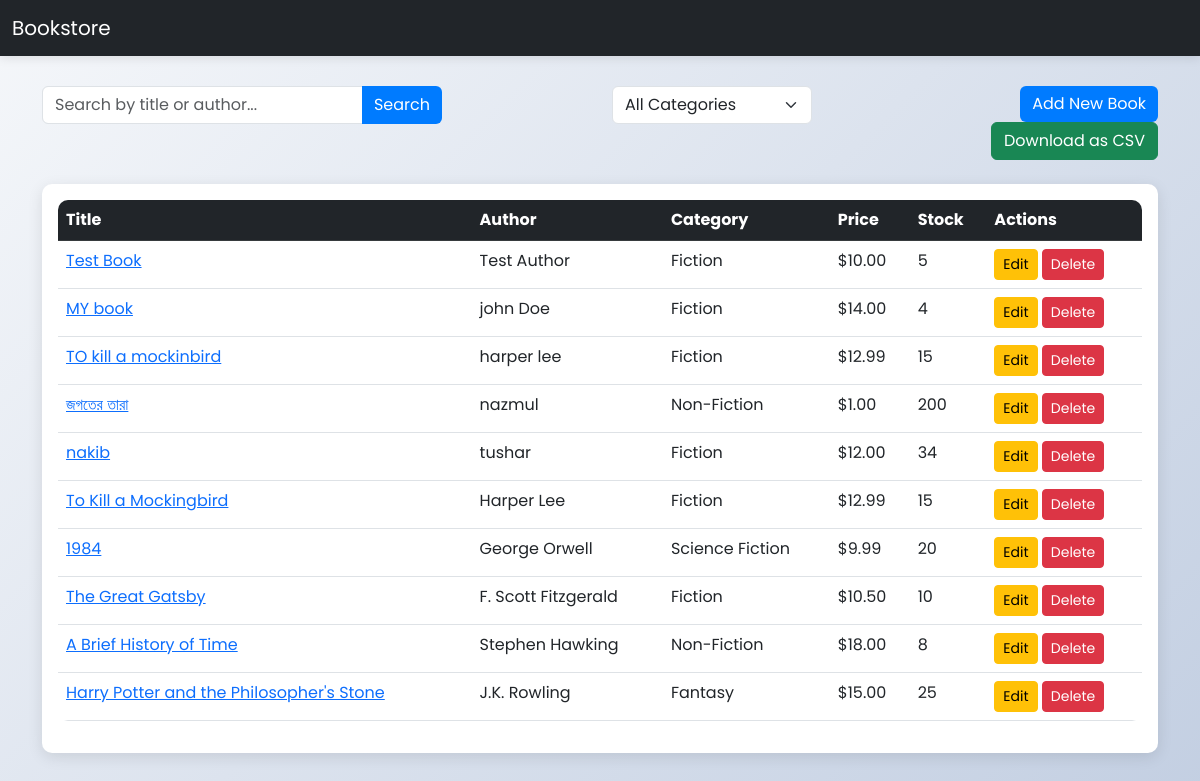
The page / on the database its author committed.
### books/models.py (models this page shows, shortened)
class Book(models.Model):
    title = models.CharField(max_length=200)
    author = models.CharField(max_length=200)
    category = models.ForeignKey(Category, on_delete=models.CASCADE)
    price = models.DecimalField(max_digits=6, decimal_places=2)
    stock = models.PositiveIntegerField()
    published_date = models.DateField()

class Category(models.Model):
    name = models.CharField(max_length=100)

### books/views.py (the view, shortened to what this page needs)
# urls.py: path('', views.book_list, name='book_list'),
def book_list(request):
    query = request.GET.get('q', '')
    category_id = request.GET.get('category', '')
    books = Book.objects.all()
    categories = Category.objects.all()
    if query:
        books = books.filter(Q(title__icontains=query) | Q(author__icontains=query))
    if category_id:
        books = books.filter(category_id=category_id)
    return render(request, 'books/book_list.html', {
        'books': books,
        'categories': categories,
        'query': query,
        'selected_category': category_id,
    })

### books/templates/books/book_list.html (shortened to what this page needs)
<!DOCTYPE html>
<html lang="en">
<head>
    <link href="https://cdn.jsdelivr.net/npm/bootstrap@5.3.0/dist/css/bootstrap.min.css" rel="stylesheet">
</head>
<body>
    <nav class="navbar navbar-expand-lg navbar-dark bg-dark">
        <div class="container-fluid">
            <a class="navbar-brand" href="#">Bookstore</a>
        </div>
    </nav>
    <div class="container">
        <div class="row mb-4">
            <div class="col-md-6">
                <form method="GET" class="input-group search-bar">
                    <input type="text" name="q" value="{{ query }}" class="form-control" placeholder="Search by title or author...">
                    <button type="submit" class="btn btn-primary">Search</button>
                </form>
            </div>
            <div class="col-md-3">
                <select name="category" class="form-select filter-select" onchange="this.form.submit()" form="filterForm">
                    <option value="">All Categories</option>
                </select>
            </div>
            <div class="col-md-3 text-end">
                <a href="{% url 'book_create' %}" class="btn btn-primary">Add New Book</a>
                <a href="?download=true" class="btn btn-success ms-2">Download as CSV</a>
            </div>
        </div>
        <div class="card">
            <div class="card-body">
                {% if books %}
                    <table class="table table-hover">
                        <thead class="table-dark">
                            <tr>
                                <th>Title</th>
                                <th>Author</th>
                                <th>Category</th>
                                <th>Price</th>
                                <th>Stock</th>
                                <th>Actions</th>
                            </tr>
                        </thead>
                        <tbody>
                            {% for book in books %}
                                <tr>
                                    <td><a href="{% url 'book_detail' book.pk %}">{{ book.title }}</a></td>
                                    <td>{{ book.author }}</td>
                                    <td>{{ book.category.name }}</td>
                                    <td>${{ book.price }}</td>
                                    <td>{{ book.stock }}</td>
                                    <td>
                                        <a href="{% url 'book_update' book.pk %}" class="btn btn-sm btn-warning">Edit</a>
                                        <a href="{% url 'book_delete' book.pk %}" class="btn btn-sm btn-danger">Delete</a>
                                    </td>
                                </tr>
                            {% endfor %}
                        </tbody>
                    </table>
                {% else %}
                    <div class="alert alert-info text-center">
                        No books available. Add some books to get started!
                    </div>
                {% endif %}
            </div>
        </div>
    </div>
</body>
</html>

### books/templates/books/book_list.html (style rules this page uses)
body { font-family: 'Poppins', sans-serif; background: linear-gradient(135deg, #f5f7fa 0%, #c3cfe2 100%); min-height: 100vh; }
.navbar { box-shadow: 0 2px 10px rgba(0, 0, 0, 0.1); }
.container { margin-top: 30px; }
.card { border: none; box-shadow: 0 4px 15px rgba(0, 0, 0, 0.1); border-radius: 10px; }
.btn-primary { background-color: #007bff; border: none; transition: all 0.3s; }
.btn-success { transition: all 0.3s; }
.table { background: #fff; border-radius: 10px; overflow: hidden; }
.search-bar { max-width: 400px; }
.filter-select { max-width: 200px; }

### rows shown on the page
Book: title "Test Book", author "Test Author", category.name "Fiction", price "10.00", stock "5"
Book: title "MY book", author "john Doe", category.name "Fiction", price "14.00", stock "4"
Book: title "TO kill a mockinbird", author "harper lee", category.name "Fiction", price "12.99", stock "15"
Book: title "জগতের তারা", author "nazmul", category.name "Non-Fiction", price "1.00", stock "200"
Book: title "nakib", author "tushar", category.name "Fiction", price "12.00", stock "34"
Book: title "To Kill a Mockingbird", author "Harper Lee", category.name "Fiction", price "12.99", stock "15"
Book: title "1984", author "George Orwell", category.name "Science Fiction", price "9.99", stock "20"
Book: title "The Great Gatsby", author "F. Scott Fitzgerald", category.name "Fiction", price "10.50", stock "10"
Book: title "A Brief History of Time", author "Stephen Hawking", category.name "Non-Fiction", price "18.00", stock "8"
Book: title "Harry Potter and the Philosopher's Stone", author "J.K. Rowling", category.name "Fantasy", price "15.00", stock "25"
